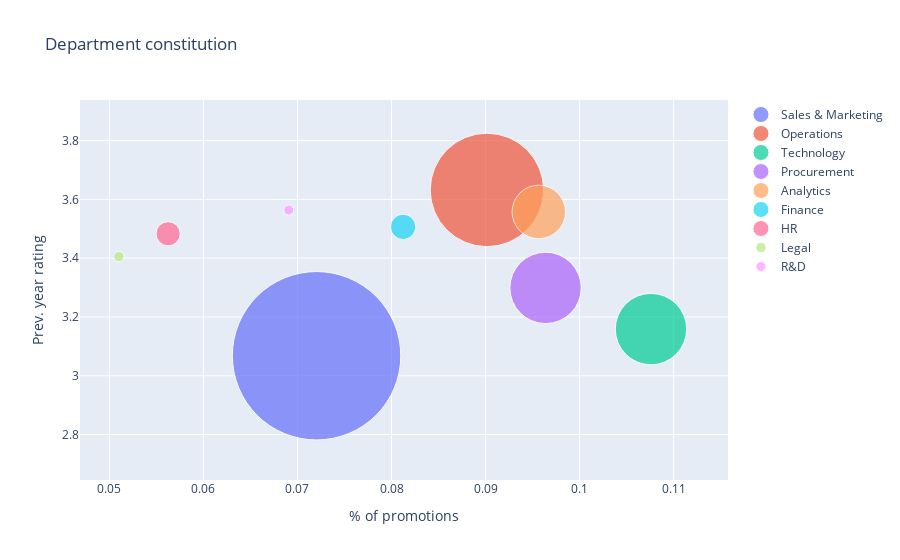

Notebook code for this chart:
### Code cell
traces = [go.Scatter(x= df_department[df_department['department']==department]['percentage_promotions'],
                     y = df_department[df_department['department']==department]['mean_prev_year_rating'],
                     mode = 'markers',
                     marker_size = df_department[df_department['department']==department]['total_people']/100,
                     name = department,
                    ) for department in df_department['department']]


data = traces
layout = go.Layout(title = "Department constitution", xaxis_title = "% of promotions", yaxis_title = "Prev. year rating")

fig = go.Figure(data = data, layout = layout)
fig.show()

### Figure 1 — Plotly figure (JSON) as saved in the notebook; plotly's stock layout.template omitted (floating-point values rounded to 4 significant figures)
{"data": [{"marker": {"size": [168.4]}, "mode": "markers", "name": "Sales & Marketing", "type": "scatter", "x": [0.07203], "y": [3.068]}, {"marker": {"size": [113.5]}, "mode": "markers", "name": "Operations", "type": "scatter", "x": [0.09015], "y": [3.632]}, {"marker": {"size": [71.38]}, "mode": "markers", "name": "Technology", "type": "scatter", "x": [0.1076], "y": [3.159]}, {"marker": {"size": [71.38]}, "mode": "markers", "name": "Procurement", "type": "scatter", "x": [0.09639], "y": [3.299]}, {"marker": {"size": [53.52]}, "mode": "markers", "name": "Analytics", "type": "scatter", "x": [0.09567], "y": [3.557]}, {"marker": {"size": [25.36]}, "mode": "markers", "name": "Finance", "type": "scatter", "x": [0.08123], "y": [3.506]}, {"marker": {"size": [24.18]}, "mode": "markers", "name": "HR", "type": "scatter", "x": [0.05624], "y": [3.483]}, {"marker": {"size": [10.39]}, "mode": "markers", "name": "Legal", "type": "scatter", "x": [0.05101], "y": [3.405]}, {"marker": {"size": [9.99]}, "mode": "markers", "name": "R&D", "type": "scatter", "x": [0.06907], "y": [3.564]}], "layout": {"title": {"text": "Department constitution"}, "xaxis": {"title": {"text": "% of promotions"}}, "yaxis": {"title": {"text": "Prev. year rating"}}}}
